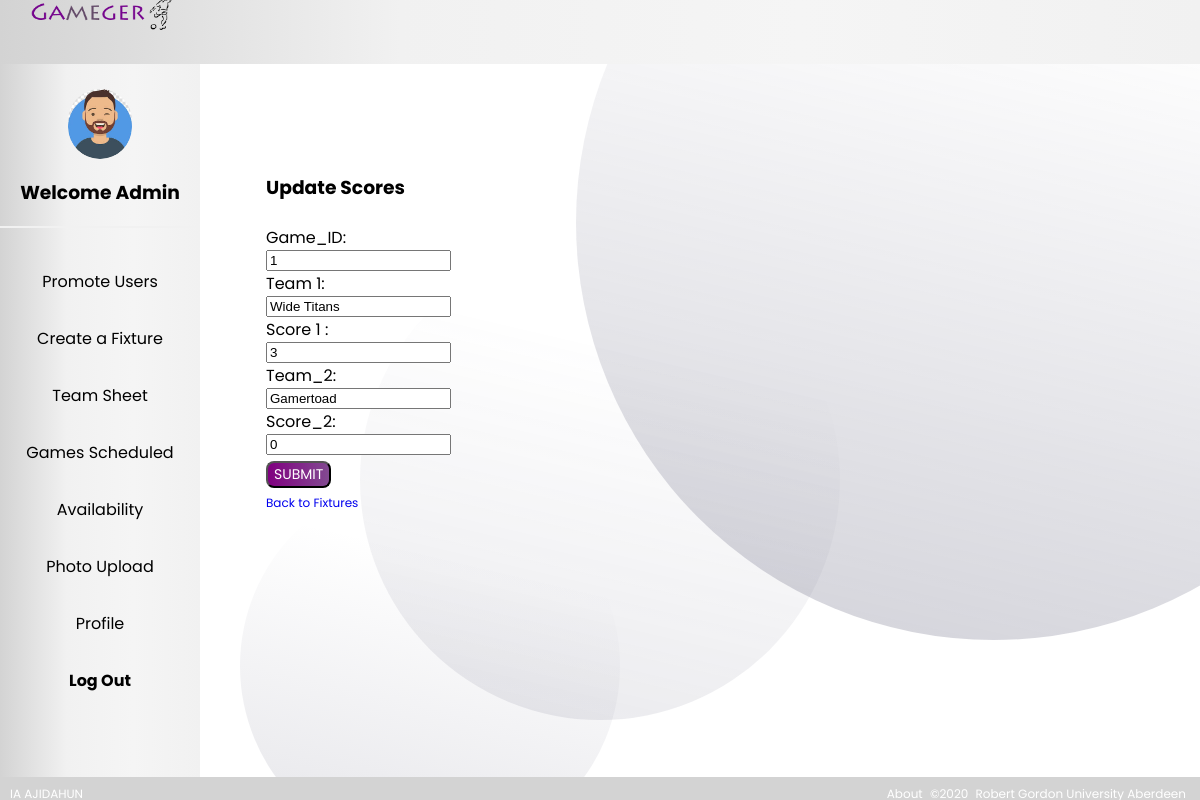
The app's page /updatescore.php?Game_ID=1 (signed in) with its own data.
### tables this page shows
CREATE TABLE `games` (
  `Game_ID` int(10) UNSIGNED NOT NULL,
  `Team_1` varchar(100) NOT NULL,
  `Score_1` tinyint(3) NOT NULL,
  `Score_2` tinyint(3) NOT NULL,
  `Team_2` varchar(100) NOT NULL,
  `Date` varchar(100) DEFAULT NULL,
  `Time` varchar(100) NOT NULL,
  `Location` varchar(150) NOT NULL
);

### updatescore.php (the view, shortened to what this page needs)
<?php
require_once  'config.php';
$result = mysqli_query($link,"SELECT * FROM GAMES WHERE Game_ID='" . $_GET['Game_ID'] . "'");
$row= mysqli_fetch_array($result);
?>
<html>
<!DOCTYPE html>
<html>
<head>
    <?php include 'adminpage.php'; ?>
</head>
<body>
<div class="content-fixture">
<form class="reg" name="" method="post" action="">
    <div class="" style="padding-bottom:5px; ">
        <h3>Update Scores</h3>
    </div>
    Game_ID: <br>
    <input type="text" name="Game_ID"  value="<?php echo $row['Game_ID']; ?>">
    <br>
    Team 1: <br>
    <input type="text" name="Team_1" class="txtField" value="<?php echo $row['Team_1']; ?>">
    <br>
    Score 1 :<br>
    <input type="text" name="Score_1" class="txtField" value="<?php echo $row['Score_1']; ?>">
    <br>
    Team_2:<br>
    <input type="text" name="Team_2" class="txtField" value="<?php echo $row['Team_2']; ?>">
    <br>
    Score_2:<br>
    <input type="text" name="Score_2" class="txtField" value="<?php echo $row['Score_2']; ?>">
    <br>
    <input type="submit" name="submit" value="Submit" class="btnsel">
    <br>
    <a href= schedule.php style="text-decoration: none; font-size: 12px">Back to Fixtures</a>
</form>
</div>
</body>
</html>

### css/style.css (style rules this page uses)
body { overflow-x: hidden; }
* { box-sizing: border-box; text-decoration: none }
body { margin: 0; font-family: 'Poppins', sans-serif; }
.reg { padding: 50px 0px 0px 0px; }

### css/styleteampage.css (style rules this page uses)
div.content-fixture { margin-left: 250px; padding: 40px 16px; }
.btnsel { width: auto; border-radius: 8px; background-image: linear-gradient(to right, purple, #8493a2); background-size: 200%; font-size: 14px; color: #fff; font-family: 'Poppins', sans-serif; text-transform: uppercase; margin: 6px 0; cursor: pointer; transition: .5s; }

### records on screen
games: Game_ID "1", Team_1 "Wide Titans", Score_1 "3", Team_2 "Gamertoad", Score_2 "0"

### other values on screen
$username "Admin"
